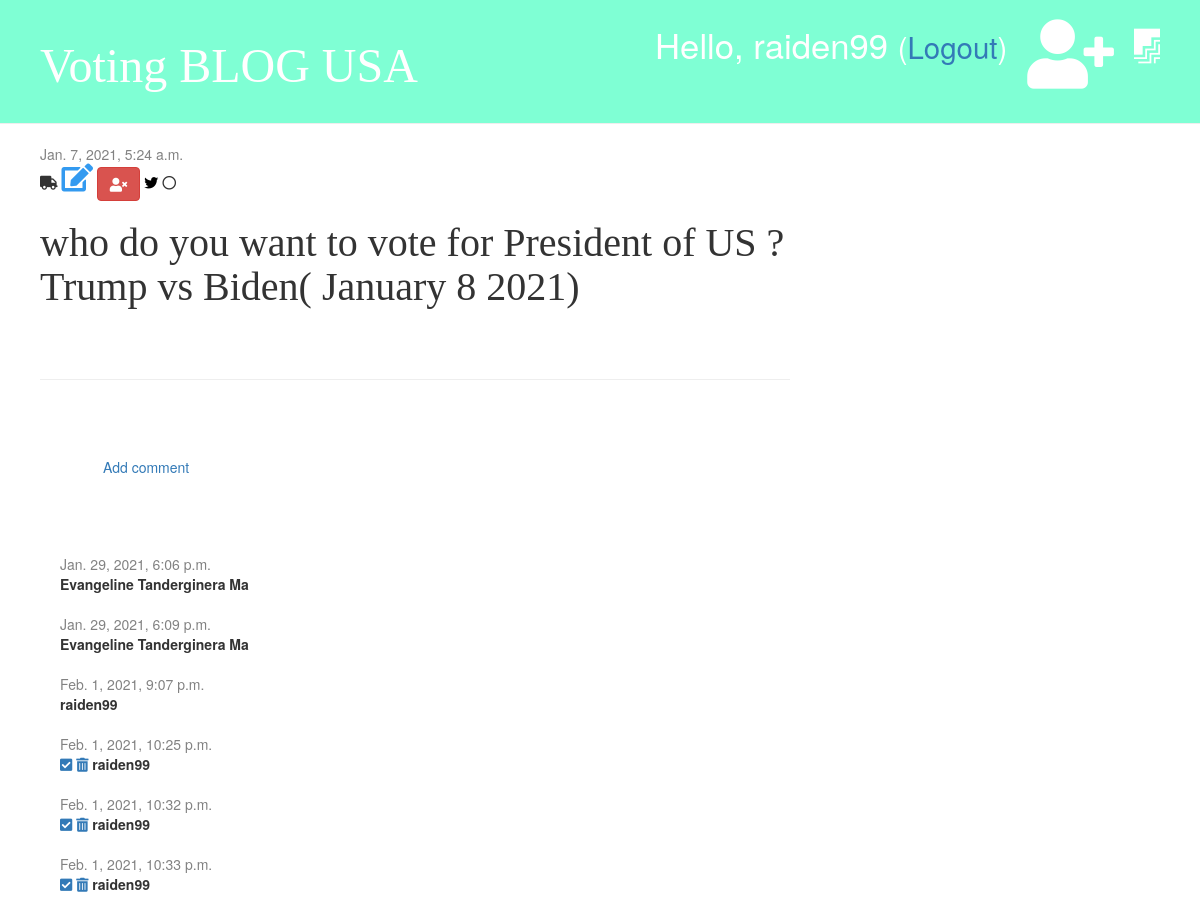
The app's page /post/1/ (signed in) with its own data.
### blog/models.py (models this page shows, shortened)
class Post(models.Model):
    author = models.ForeignKey('auth.User', on_delete=models.CASCADE)
    title = models.CharField(max_length=288)
    text = models.TextField()
    created_date = models.DateTimeField(default=timezone.now)
    published_date = models.DateTimeField(blank=True, null=True)

class Comment(models.Model):
    post = models.ForeignKey('blog.Post', on_delete=models.CASCADE, related_name='comments')
    author = models.CharField(max_length=200)
    text = models.TextField()
    created_date = models.DateTimeField(default=timezone.now)  # when u create comment , the comment create now
    approved = models.BooleanField(default=False)

### blog/views.py (the view)
# urls.py: path('post/<int:pk>/', views.post_detail, name='post_detail'),
def post_detail(request, pk):  # as soon as you click on page
    post = get_object_or_404(Post, pk=pk)
    stuff_for_frontend = {'post': post}
    return render(request, 'blog/post_detail.html', stuff_for_frontend)

### blog/templatetags/markdownify.py (called while the page is built)
@register.filter
def markdown(value):
    renderer = HighlightRenderer()
    markdown = mistune.Markdown(renderer=renderer)
    return markdown(value)

### blog/templates/blog/post_detail.html (shortened to what this page needs)
{% extends 'blog/Base.html' %}
{% load markdownify %}
{% block content %}
        <div class="post">
            {% if post.published_date %}
                <div class="date">
                    {{post.published_date}}
                </div>
             {% else %}
                <a href="{% url 'post_publish' pk=post.pk %}" class="btn btn-primary">Publish</a>
             {% endif %}
                <i class="fa fa-truck" aria-hidden="true"></i>
            {% if user.is_authenticated %}
            <a href="{%url 'post_edit' pk=post.pk %}"><i class="fa fa-edit fa-2x" style="color: #339af0"></i></a>
            {% endif %}
            <a href="{%url 'post_delete' pk=post.pk %}" class="btn btn-danger"
            onclick=" return confirm('Are you sure you want to delete this post?')"><i class="fa fa-user-times"></i></a>
            <i class="fa fa-twitter" style="color:#000000"></i>
            <i class="fa fa-circle-o"></i>
            <h1>{{ post.title }}</h1>
        </div>
        <hr>
        <a href="{%url 'add_comment_to_post' pk=post.pk %}" class="btn btn-secondary">Add comment</a>
        {% for comment in post.comments.all %}
            {% if user.is_authenticated or comment.approved %}
             <div class="comment">
                <div class="date">
                     {{ comment.created_date }}
                </div>
                {% if not comment.approved and user.is_superuser %}
                    <a href="{%url 'comment_approve' pk=comment.pk%}"><i class="fa fa-check-square"></i></a>
                    <a href="{%url 'comment_remove' pk=comment.pk %}"><i class="fa fa-trash-alt"></i></a>
                {% endif %}
                      <strong>{{ comment.author }}</strong>
                      </div>
                {% endif %}
            {% empty %}
                 <p>NO comments for now ......</p>
        {% endfor %}
{% endblock %}

### blog/templates/blog/Base.html (shortened to what this page needs)
{% load static %}
<!DOCTYPE html>
<html lang="en">
<head>
</head>
<body>
     <link rel="stylesheet" href="//maxcdn.bootstrapcdn.com/bootstrap/3.2.0/css/bootstrap.min.css">
     <link rel="stylesheet" href="{% static 'css/blog.css' %}">
     <link rel="stylesheet" href="https://use.fontawesome.com/releases/v5.15.2/css/all.css">
     <link rel="stylesheet" href="https://use.fontawesome.com/releases/v5.15.2/css/v4-shims.css"
>
     <link rel="stylesheet" href="{%static 'css/zenburn.css' %}">
<div class="page-header">
    {% if user.is_authenticated %}
        <a href="{%url 'post_draft_list' %}" class="top-menu"><i class="fab fa-firstdraft" aria-hidden="true"></i></a>
        <a href="{%url 'post_new' %}" class="top-menu"> <i class="fa fa-user-plus fa-2x"  aria-hidden="true" ></i></a>
        <p class="top-menu">Hello, {{ user.username }} <small>(<a href="{%url 'logout' %}">Logout</a>)</small></p>
    <h1><a href="{% url 'post_list' %}">Voting BLOG USA </a></h1>
</div>
<div class="content container">
    <div class="row">
         <div class="col-md-8">
             {% block content %}
             {% endblock %}
         </div>
    </div>
</div>
</body>
</html>

### blog/static/css/blog.css (style rules this page uses)
.page-header { background-color: aquamarine; margin-top: 0; padding: 20px 20px 20px 40px; }
.page-header h1, .page-header h1 a { color: #ffffff; font-size: 36pt; text-decoration: none; }
.content { margin-left: 25px; }
h1,h2,h3,h4 { font-family: 'Tangerine', 'Inconsolate', 'Droid Sans', serif; font-size: 40px; }
.date { color: #828282; }
.post { margin-bottom:70px; }
.top-menu, .top-menu:hover { color: #ffffff; float: right; font-size: 26pt; margin-right: 20px; }
.comment { margin: 20px 0px 20px 20px; }
.btn-secondary { margin: 50px; }

### records on screen
Post: published_date "Jan. 7, 2021, 5:24 a.m.", title "who do you want to vote for President of US ? Trump vs Biden( January 8 2021)"
Comment: created_date "Jan. 29, 2021, 6:06 p.m.", author "Evangeline Tanderginera Ma"
Comment: created_date "Jan. 29, 2021, 6:09 p.m.", author "Evangeline Tanderginera Ma"
Comment: created_date "Feb. 1, 2021, 9:07 p.m.", author "raiden99"
Comment: created_date "Feb. 1, 2021, 10:25 p.m.", approved False (drawn), author "raiden99"
Comment: created_date "Feb. 1, 2021, 10:32 p.m.", approved False (drawn), author "raiden99"
Comment: created_date "Feb. 1, 2021, 10:33 p.m.", approved False (drawn), author "raiden99"

### other values on screen
{{ user.username }} "raiden99"
